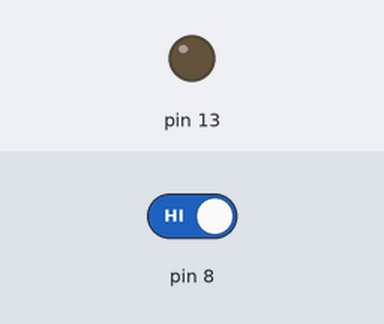
A sketch run on a simulated Arduino Uno, built with avr-gcc and run on an emulated ATmega328P. On the bench: output pins drawn as LEDs (lit = HIGH). The inputs (shaded band) are chosen by the test bench; at power-on: pin 8 HIGH.

Above: at 1.2 s.
1.3 s: pin 8 driven LOW
At 1.7 s:
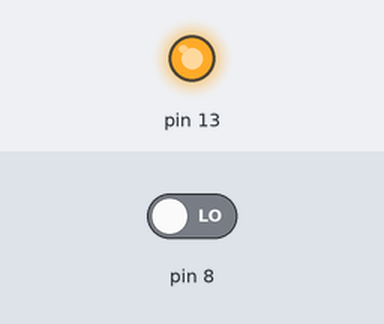
2.8 s: pin 8 driven HIGH
At 4.1 s:
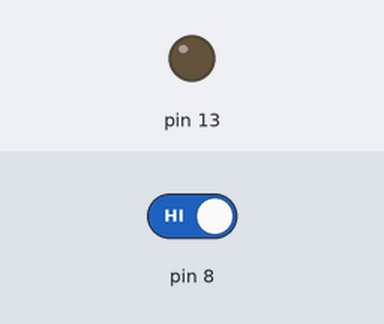
Timing chart, 0 to 5.8 s (numbered marks = the images above; inputs shaded):
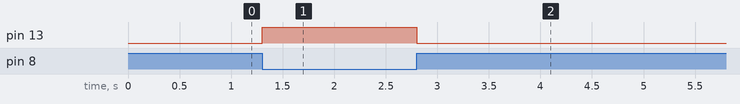

The sketch:

aniq_bhaiya_project_3.ino
```cpp
int d;   // to store on or off value
void setup()
{
  pinMode(8,INPUT);
  pinMode(13,OUTPUT);

}
void loop()
{
d=digitalRead(8);
if(d==0)
{digitalWrite(13,HIGH);}
else
{digitalWrite(13,LOW);}
}
```

Measured:
- after the input at 1.3 s, pin 13: LOW → HIGH at once
- after the input at 2.8 s, pin 13: HIGH → LOW at once
